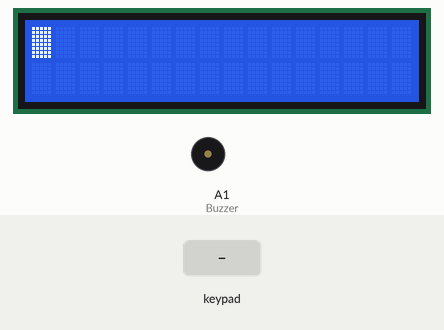
This sketch was run on a simulated Arduino Uno, built with avr-gcc and run on an emulated ATmega328P. Shown: 16×2 character LCD, buzzer (waves = sounding). The test bench sets the inputs (shaded band). What the sketch prints to the serial monitor is not drawn.

Above: at 2.7 s.
2.8 s: key 'x' pressed
At 3.9 s:
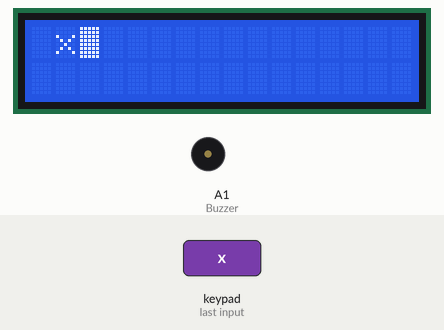
4.4 s: key 'E' pressed
At 4.9 s:
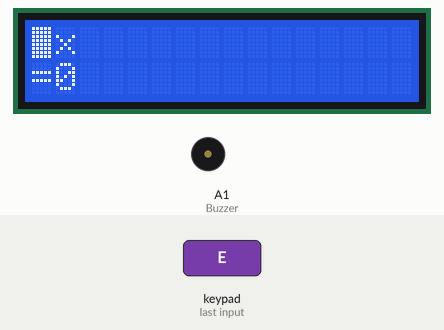
6.0 s: keypad keys 1 2 pressed 0.4 s apart
At 7.9 s:
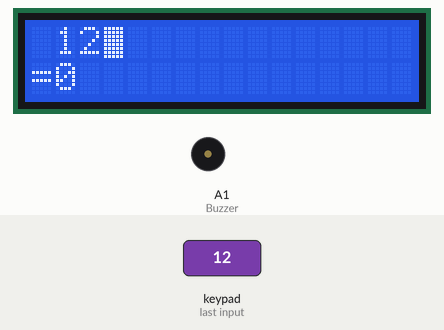
8.3 s: key '+' pressed
At 9.2 s:
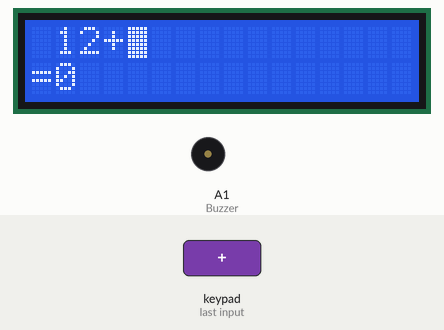
9.9 s: key '/' pressed
At 10.5 s:
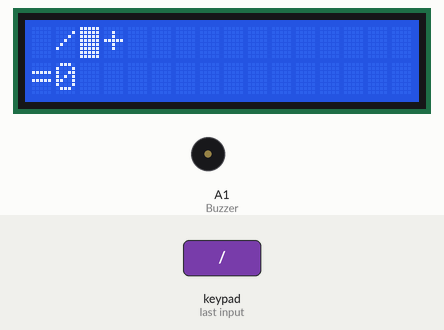
11.5 s: key '+' pressed
At 13.0 s:
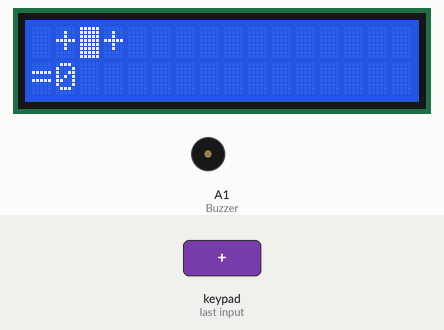
Timing chart, 0 to 14.1 s (numbered marks = the images above; inputs shaded):
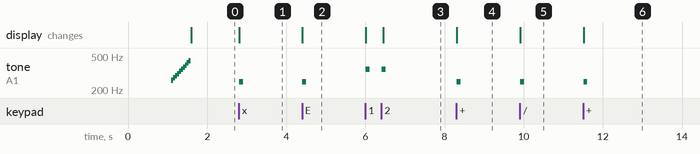

The sketch:

Calculadora_LCD_II_Prueba.ino
```cpp
#include <Keypad.h>
#include <LiquidCrystal_I2C.h>
#include <Stepper.h>

#define STEPS 360

Stepper stepper(STEPS, 10,11,12,13);

const byte FIL = 4;
const byte COL = 4;
char keys[FIL][COL] = {{'1', '2', '3', '+'}, {'4', '5', '6', '-'}, {'7', '8', '9', 'x'}, {'C', '0', 'E', '/'}}; //define la matriz del teclado
byte filas[FIL] = {2, 3, 4, 5};
byte columnas[COL] = {6, 7, 8, 9};
Keypad teclado = Keypad(makeKeymap(keys), filas, columnas, FIL, COL);
char tecla;

LiquidCrystal_I2C lcd(0x27, 16, 2); // (0x3f,16,2)(0x27,16,2)ó(0x20,16,2)

const int Buzzer = A1; //Pto PWM para buzzer (3, 5, 6, 9, 10, 12)
const int tonos[] = {261, 277, 294, 311, 330, 349, 370, 392, 415, 440, 466, 494};
const int countTonos = 10;

void sonido() {
  for (int iTono = 0; iTono < countTonos; iTono++)
  {
    tone(Buzzer, tonos[iTono]);
    delay(50);
  }
  noTone(Buzzer);
}

char num[7]; //numero a ingresar max de 7 digitos
byte indice = 0;
byte pos = 0;

void borrenum()
{
  num[0] = 0;
  num[1] = 0;
  num[2] = 0;
  num[3] = 0;
  num[4] = 0;
  num[5] = 0;
  num[6] = 0;
  indice = 0;
}

void imprimirlcd()
{ lcd.setCursor(pos, 0); //indice
  lcd.print(tecla);
  tone(Buzzer, 350, 100);
}
void cargar() {
  if (indice >= 7) {
    tone(Buzzer, 150, 100);
  }
  else {
    num[indice] = tecla;
    indice++;
    pos++;
    Serial.print(tecla);
    imprimirlcd();
  }
}

long num1 = 0;
long num2 = 0;
char operacion = '+';

void setup() {
  stepper.setSpeed(100);
  pinMode(Buzzer, OUTPUT);
  lcd.init();
  lcd.backlight();
  lcd.clear();
  lcd.setCursor(0, 0);
  lcd.print("Univalle");
  lcd.setCursor (0, 1);
  lcd.print("Tec electronica");
  delay(1000);
  sonido();
  lcd.clear();
  lcd.setCursor(0, 0); //posicion inicial
  lcd.blink();
  Serial.begin(9600);
}
void loop() {
  tecla = teclado.getKey();
  if (tecla) {
    switch (tecla) {
      case '1':
        cargar();
        break;
      case '2':
        cargar();
        break;
      case '3':
        cargar();
        break;
      case '4':
        cargar();
        break;
      case '5':
        cargar();
        break;
      case '6':
        cargar();
        break;
      case '7':
        cargar();
        break;
      case '8':
        cargar();
        break;
      case '9':
        cargar();
        break;
      case '0':
        cargar();
        break;
      case '+':
        Serial.println();
        num1 = atof(num); //las funciones atol y atof convierten un char array, a un número entero o de coma flotante.
        lcd.setCursor(indice + 1, 0);
        borrenum();
        operacion = '+';
        pos++;
        tone(Buzzer, 250, 100);
        lcd.print(operacion);
        break;
      case '-':
        Serial.println();
        num1 = atof(num); //las funciones atol y atof convierten un char array, a un número entero o de coma flotante.
        lcd.setCursor(indice + 1, 0);
        borrenum();
        operacion = '-';
        pos++;
        tone(Buzzer, 250, 100);
        lcd.print(operacion);
        break;
      case 'x':
        Serial.println();
        num1 = atof(num); //las funciones atol y atof convierten un char array, a un número entero o de coma flotante.
        Serial.println(num1);
        lcd.setCursor(indice + 1, 0);
        borrenum();
        operacion = 'x';
        pos++;
        tone(Buzzer, 250, 100);
        lcd.print(operacion);
        break;
      case '/':
        Serial.println();
        num1 = atof(num); //las funciones atol y atof convierten un char array, a un número entero o de coma flotante.
        lcd.setCursor(indice + 1, 0);
        borrenum();
        operacion = '/';
        pos++;
        tone(Buzzer, 250, 100);
        lcd.print(operacion);
        break;
      case 'C':
        tone(Buzzer, 450, 100);
        Serial.println();
        borrenum();
        lcd.clear();
        pos = 0;
        lcd.setCursor(0, 0); //posicion inicial
        break;
      case 'E':
        num2 = atof(num);
        borrenum();
        Serial.println();
        Serial.print(num1);
        Serial.print(operacion);
        Serial.print(num2);
        Serial.print("=");
        tone(Buzzer, 250, 100);
        lcd.setCursor(0, 1);
        lcd.print('=');
         if (num2==50){
          stepper.step(360);
          //delay(90);
          stepper.step(-360);
        }
         if (num2==100){
          stepper.step(360);
          delay(350);
          stepper.step(-360);
        }
         if (num2==150){
          stepper.step(360);
          delay(750);
          stepper.step(-360);
        }
         if (num2==200){
          stepper.step(360);
          delay(1000);
          stepper.step(-360);
        }
         if (num2==250){
          stepper.step(360);
          delay(1370);
          stepper.step(-360);
        }
         if (num2==300){
          stepper.step(360);
          delay(1730);
          stepper.step(-360);
        }
         if (num2==350){
          stepper.step(360);
          delay(2050);
          stepper.step(-360);
        }
         if (num2==400){
          stepper.step(360);
          delay(2370);
          stepper.step(-360);
        }
         if (num2==450){
          stepper.step(360);
          delay(2780);
          stepper.step(-360);
        }
         if (num2==500){
          stepper.step(360);
          delay(3000);
          stepper.step(-360);
        }
        switch (operacion) {
          case '+':
            Serial.println(num1);
            Serial.println(num2);
            Serial.println(num1 + num2);
            lcd.print(num1 + num2);
            lcd.setCursor(0, 0);
            pos = 0;
            num1 = 0;
            num2 = 0;
            break;
          case '-':
            Serial.print(num1 - num2);
            lcd.print(num1 - num2);
            lcd.setCursor(0, 0);
            pos = 0;
            num1 = 0;
            num2 = 0;
            break;
          case 'x':
            Serial.print(num1 * num2);
            lcd.print(num1 * num2);
            lcd.setCursor(0, 0);
            pos = 0;
            num1 = 0;
            num2 = 0;
            break;
          case '/':
            if (num2 == 0) {
              Serial.println("Error div/0");
            }
            else {
              Serial.print(num1 / num2);
              lcd.print(num1 / num2);
              lcd.setCursor(0, 0);
              pos = 0;
              num1 = 0;
              num2 = 0;
            }
            break;
        }
        break;
    }
  }
}
```

Measured:
- after the input at 2.8 s, tone on A1 (Buzzer): silent → 250 Hz at once, → silent 0.10 s later; the display: changes at once (image 1)
- after the input at 4.4 s, tone on A1 (Buzzer): silent → 250 Hz at once, → silent 0.10 s later; the display: changes at once (image 2)
- after the input at 6.0 s, tone on A1 (Buzzer): alternates 350 Hz for 0.10 s and silent for 0.30 s, 4 changes in all, then stays silent, starting at once; the display: first changes at once (image 3 shows a later state)
- after the input at 8.3 s, tone on A1 (Buzzer): silent → 250 Hz at once, → silent 0.10 s later; the display: changes at once (image 4)
- after the input at 9.9 s, tone on A1 (Buzzer): silent → 250 Hz at once, → silent 0.10 s later; the display: changes at once (image 5)
- after the input at 11.5 s, tone on A1 (Buzzer): silent → 250 Hz at once, → silent 0.10 s later; the display: changes at once (image 6)
